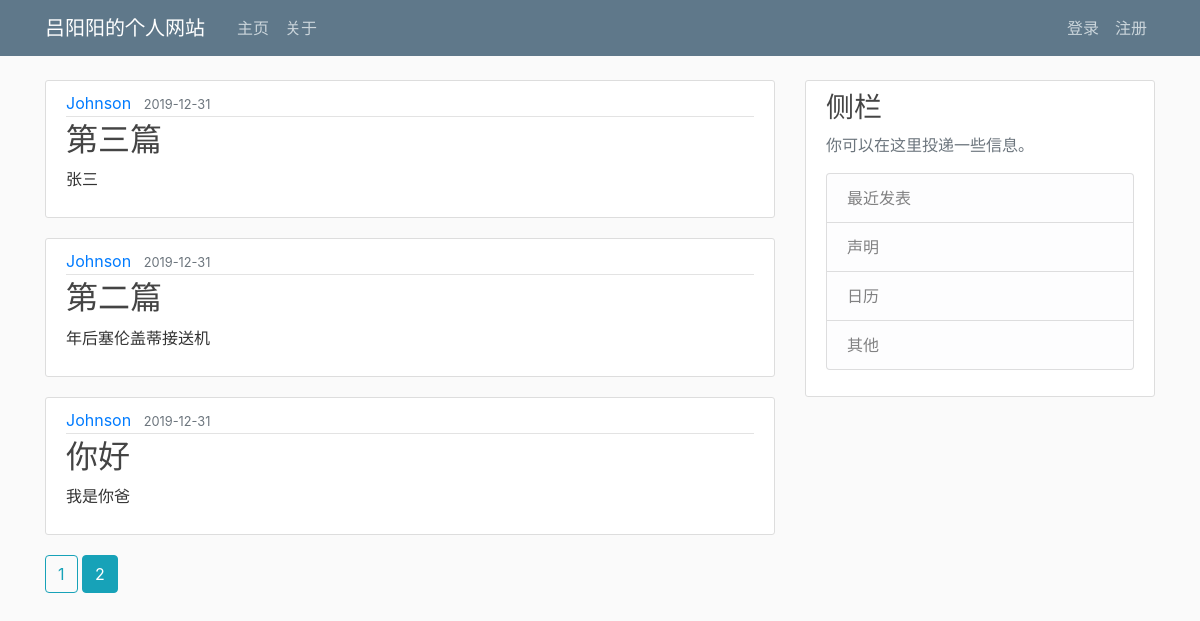
The page /home?page=2 on the database its author committed.
### app/models.py (models this page shows, shortened)
class Post(db.Model):
    id = db.Column(db.Integer, primary_key=True)
    title = db.Column(db.String(100), nullable=False)
    date_posted = db.Column(db.DateTime, nullable=False, default=datetime.utcnow)
    content = db.Column(db.Text, nullable=False)
    user_id = db.Column(db.Integer, db.ForeignKey('user.id'), nullable=False)

class User(db.Model, UserMixin):
    id = db.Column(db.Integer, primary_key=True)
    username = db.Column(db.String(20), unique=True, nullable=False)
    email = db.Column(db.String(120), unique=True, nullable=False)
    image_file = db.Column(db.String(20), nullable=False, default='default.jpg')
    password = db.Column(db.String(60), nullable=False)
    posts = db.relationship('Post', backref='author', lazy=True)

### app/main/routes.py (the view)
@main.route('/')
@main.route('/home')
def home():
    page = request.args.get('page', 1, type=int)
    posts = Post.query.order_by(Post.date_posted.desc()).paginate(page=page, per_page=5)
    return render_template('home.html', posts=posts)

### app/templates/home.html
{% extends "layout.html" %}
{% block content %}
    {% for post in posts.items %}
        <article class="media content-section">
            <div class="media-body">
                <div class="article-metadata">
                    <a class="mr-2" href="#">{{ post.author.username }}</a>
                    <small class="text-muted">{{ post.date_posted.strftime('%Y-%m-%d') }}</small>
                </div>
                <h2><a class="article-title" href="{{ url_for('post.post', post_id=post.id) }}">{{ post.title }}</a>
                </h2>
                <p class="article-content">{{ post.content }}</p>
            </div>
        </article>
    {% endfor %}
    {% for page_num in posts.iter_pages(left_edge=1, right_edge=1, left_current=1, right_current=2) %}
      {% if page_num %}
        {% if posts.page == page_num %}
            <a class="btn btn-info mb-4" href="{{ url_for('main.home', page=page_num) }}">{{ page_num }}</a>
        {% else %}
            <a class="btn btn-outline-info mb-4" href="{{ url_for('main.home', page=page_num) }}">{{ page_num }}</a>
        {% endif %}
      {% else %}
        ...
      {% endif %}
    {% endfor %}
{% endblock content %}

### app/static/main.css (style rules this page uses)
body { background: #fafafa; color: #333333; margin-top: 5rem; }
h1, h2, h3, h4, h5, h6 { color: #444444; }
.content-section { background: #ffffff; padding: 10px 20px; border: 1px solid #dddddd; border-radius: 3px; margin-bottom: 20px; }
.article-title { color: #444444; }
.article-content { white-space: pre-line; }
.article-metadata { padding-bottom: 1px; margin-bottom: 4px; border-bottom: 1px solid #e3e3e3 }

### rows shown on the page
Post: author.username "Johnson", date_posted "2019-12-31", title "第三篇", content "张三"
Post: author.username "Johnson", date_posted "2019-12-31", title "第二篇", content "年后塞伦盖蒂接送机"
Post: author.username "Johnson", date_posted "2019-12-31", title "你好", content "我是你爸"

### other values the page prints
{{ page_num }} "1"
{{ page_num }} "2"
